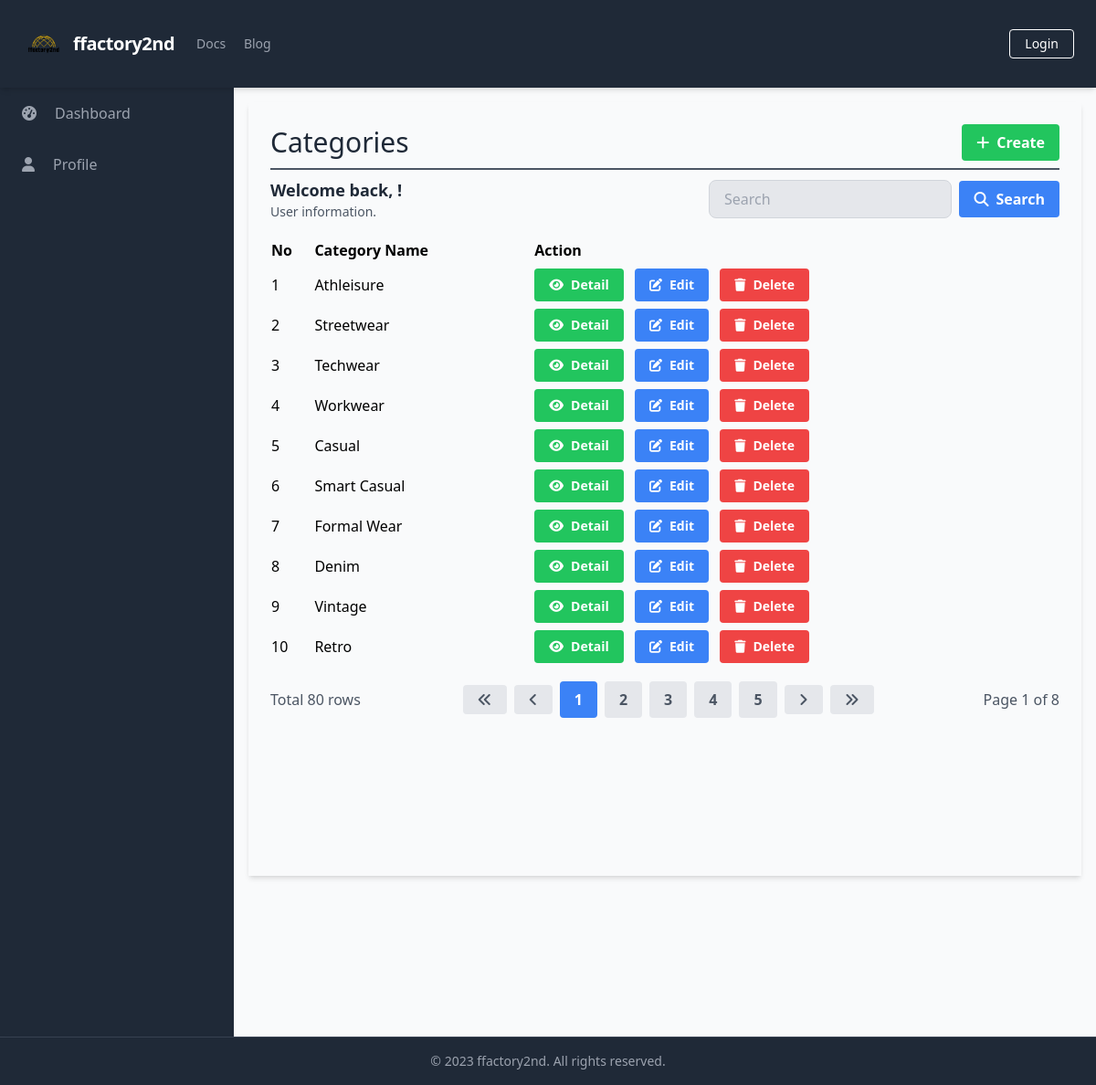
The page /manage_categories/manage_categories_list.php on the database its author committed.
### tables this page shows
CREATE TABLE `Categories` (
  `CategoryID` int(11) NOT NULL,
  `CategoryName` varchar(255) DEFAULT NULL
);

### database/connection.php (called while the page is built, shortened)
<?php
$baseUrl = "http://localhost/final_project_ricky_2023/";

### public/manage_categories/manage_categories_list.php (the view, shortened to what this page needs)
<?php
require_once('../../database/connection.php');
?>
<?php include_once('../components/header.php'); ?>
<div class="h-screen flex flex-col">
    <?php include('../components/navbar.php'); ?>
    <div class="flex-grow bg-gray-50 flex flex-row shadow-md">
        <?php include('../components/sidebar.php'); ?>
        <main class="bg-gray-50 flex flex-col flex-1 overflow-y-scroll h-screen flex-shrink-0 sc-hide pb-40">
            <div class="flex items-start justify-start p-6 shadow-md m-4 flex-1 flex-col">
                <div class="flex flex-row justify-between items-center w-full border-b-2 border-gray-600 mb-2 pb-2">
                    <h1 class="text-3xl text-gray-800 font-semibol w-full">Categories</h1>
                    <div class="flex flex-row justify-end items-center">
                        <a href="<?php echo $baseUrl; ?>public/manage_categories/manage_categories_create.php" class="bg-green-500 hover-bg-green-700 text-white font-bold py-2 px-4 rounded inline-flex items-center">
                            <i class="fas fa-plus mr-2"></i>
                            <span>Create</span>
                        </a>
                    </div>
                </div>
                <div class="flex flex-col w-full">
                    <?php include('../components/search_manage.php'); ?>
                    <table class="min-w-full">
                        <thead>
                            <tr>
                                <th class="text-left py-1">No</th>
                                <th class="text-left py-1">Category Name</th>
                                <th class="text-left py-1">Action</th>
                            </tr>
                        </thead>
                        <tbody>
                            <?php
                            $searchTerm = isset($_GET['search']) ? $_GET['search'] : '';
                            $page = isset($_GET['page']) ? $_GET['page'] : 1;
                            $query = "SELECT * FROM Categories
                                      WHERE CategoryName LIKE '%$searchTerm%'
                                      LIMIT 10 OFFSET " . ($page - 1) * 10;
                            $result = $conn->query($query);
                            $no = 1;
                            while ($row = $result->fetch_assoc()) {
                            ?>
                                <tr>
                                    <td class="py-1"><?php echo $no++; ?></td>
                                    <td class="py-1"><?php echo $row['CategoryName']; ?></td>
                                    <td class='py-1'>
                                        <a href="<?php echo $baseUrl; ?>public/manage_categories/manage_categories_detail.php?id=<?php echo $row['CategoryID'] ?>" class='bg-green-500 hover-bg-green-700 text-white font-bold py-2 px-4 rounded inline-flex items-center mr-2 text-sm'>
                                            <i class='fas fa-eye mr-2'></i>
                                            <span>Detail</span>
                                        </a>
                                        <a href="<?php echo $baseUrl; ?>public/manage_categories/manage_categories_update.php?id=<?php echo $row['CategoryID'] ?>" class='bg-blue-500 hover-bg-blue-700 text-white font-bold py-2 px-4 rounded inline-flex items-center mr-2 text-sm'>
                                            <i class='fas fa-edit mr-2'></i>
                                            <span>Edit</span>
                                        </a>
                                        <button onclick="confirmDelete(<?php echo $row['CategoryID']; ?>)" class='bg-red-500 hover-bg-red-700 text-white font-bold py-2 px-4 rounded inline-flex items-center text-sm'>
                                            <i class='fas fa-trash mr-2'></i>
                                            <span>Delete</span>
                                        </button>
                                    </td>
                                </tr>
                            <?php
                            }
                            ?>
                        </tbody>
                    </table>
                </div>
                <?php include('../components/pagination.php'); ?>
        </main>
    </div>
    <?php include('../components/footer.php'); ?>
</div>
</body>
</html>

### rows shown on the page
categories: CategoryName "Athleisure"
categories: CategoryName "Streetwear"
categories: CategoryName "Techwear"
categories: CategoryName "Workwear"
categories: CategoryName "Casual"
categories: CategoryName "Smart Casual"
categories: CategoryName "Formal Wear"
categories: CategoryName "Denim"
categories: CategoryName "Vintage"
categories: CategoryName "Retro"

### other values the page prints
$baseTitle "ffactory2nd"
$rowCount "80"
$page "1"
$totalPage "8"
